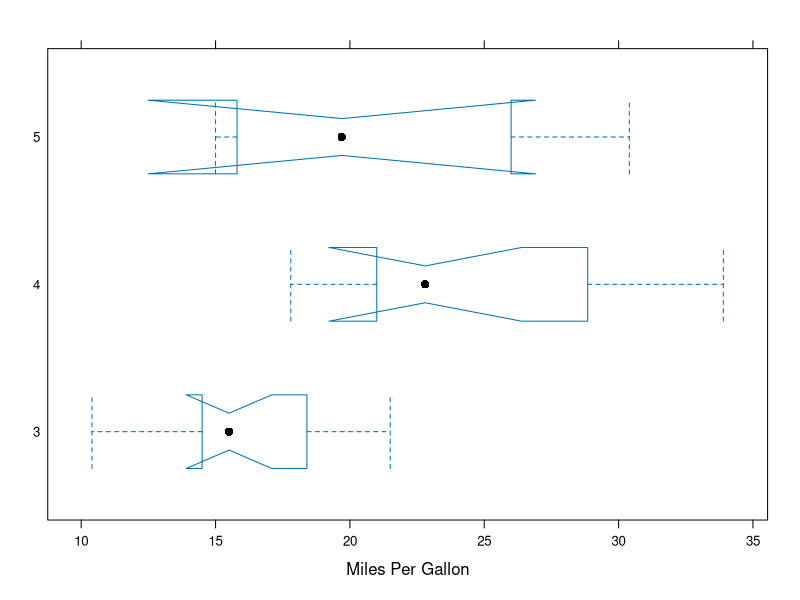
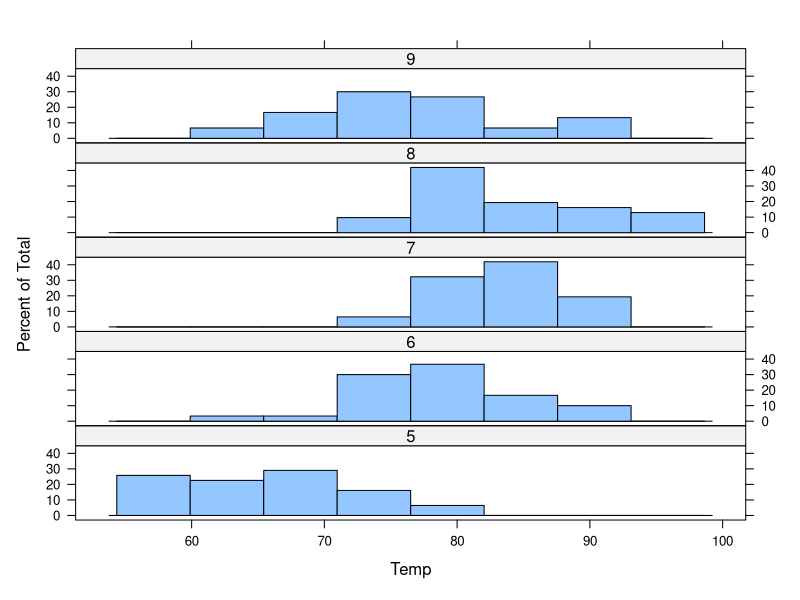

Source code (R) for these figures, in order:
library(lattice)

# 1. bwplot：箱线图
# 需求：对比不同档位的油耗分布
bwplot(factor(gear) ~ mpg,
    data = mtcars,
    notch = TRUE, # 加上切口，方便看中位数显著性
    xlab = "Miles Per Gallon"
)

# 2. histogram: 直方图
# 需求：看气温分布，按月份切片
histogram(~ Temp | factor(Month),
    data = airquality,
    layout = c(1, 5)
)
